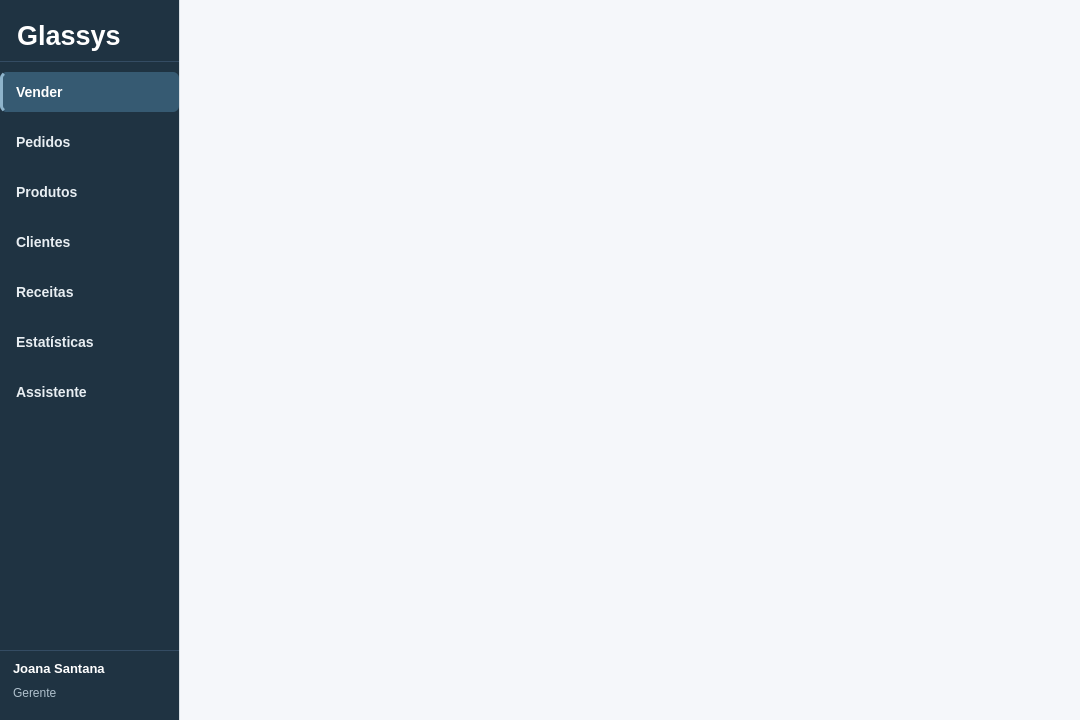
<?xml version="1.0" encoding="UTF-8"?>
<ui version="4.0">
 <class>MainWindow</class>
 <widget class="QMainWindow" name="MainWindow">
  <property name="geometry">
   <rect>
    <x>0</x>
    <y>0</y>
    <width>1080</width>
    <height>720</height>
   </rect>
  </property>
  <property name="windowTitle">
   <string>MainWindow</string>
  </property>
  <widget class="QWidget" name="centralwidget">
   <property name="styleSheet">
    <string notr="true">/* =========================================================
   GLASSYS
   LIGHT THEME
   PySide6 / Qt Widgets
   ========================================================= */


/* =========================================================
   1. ESTILO GERAL
   ========================================================= */

QMainWindow, QStackedWidget {
    background-color: #F5F7FA;
}

QWidget {
    font-family: &quot;Segoe UI&quot;;
    color: #1F2937;
}

QMessageBox{
	background-color: #F5F7FA;
	color: black;
}


/* =========================================================
   2. SIDEBAR
   ========================================================= */

QFrame#sidebarFrame {
    background-color: #1F3342;
    border: none;
    border-right: 1px solid #D9E0E5;
}


/* ---------- Logo ---------- */

QLabel#logoLabel {
    color: #FFFFFF;

    font-size: 27px;
    font-weight: 700;

    background-color: transparent;
    border: none;

    padding-left: 10px;
}


/* ---------- Divisórias ---------- */

QFrame#upperSidebarLine,
QFrame#bottomSidebarLine {
    background-color: #385061;
    color: #385061;

    border: none;

    max-height: 1px;
}


/* ---------- Botões da Sidebar ---------- */

QPushButton#sellButton,
QPushButton#ordersButton,
QPushButton#productsButton,
QPushButton#customersButton,
QPushButton#prescriptionsButton,
QPushButton#statisticsButton,
QPushButton#assistantButton {

    background-color: transparent;

    color: #E8EEF2;

    border: none;
    border-radius: 6px;

    text-align: left;

    padding-left: 16px;
    padding-top: 9px;
    padding-bottom: 9px;

    font-size: 14px;
    font-weight: 500;
}


/* Hover */

QPushButton#sellButton:hover,
QPushButton#ordersButton:hover,
QPushButton#productsButton:hover,
QPushButton#customersButton:hover,
QPushButton#prescriptionsButton:hover,
QPushButton#statisticsButton:hover,
QPushButton#assistantButton:hover {

    background-color: #2B4659;

    color: #FFFFFF;
}


/* Selecionado */

QPushButton#sellButton:checked,
QPushButton#ordersButton:checked,
QPushButton#productsButton:checked,
QPushButton#customersButton:checked,
QPushButton#prescriptionsButton:checked,
QPushButton#statisticsButton:checked,
QPushButton#assistantButton:checked {

    background-color: #365A72;

    color: #FFFFFF;

    font-weight: 600;

    border-left: 3px solid #8EB4CC;

    padding-left: 13px;
}


/* ---------- Usuário ---------- */

QLabel#userNameLabel {
    color: #FFFFFF;

    font-size: 13px;
    font-weight: 600;

    background-color: transparent;
    border: none;

    padding-left: 10px;
}


QLabel#userRoleLabel {
    color: #AFC0CC;

    font-size: 12px;
    font-weight: 400;

    background-color: transparent;
    border: none;

    padding-left: 10px;
}

</string>
   </property>
   <layout class="QHBoxLayout" name="horizontalLayout_2">
    <property name="spacing">
     <number>0</number>
    </property>
    <property name="leftMargin">
     <number>0</number>
    </property>
    <property name="topMargin">
     <number>0</number>
    </property>
    <property name="rightMargin">
     <number>0</number>
    </property>
    <property name="bottomMargin">
     <number>0</number>
    </property>
    <item>
     <layout class="QHBoxLayout" name="centralLayout">
      <property name="spacing">
       <number>0</number>
      </property>
      <property name="sizeConstraint">
       <enum>QLayout::SizeConstraint::SetDefaultConstraint</enum>
      </property>
      <item>
       <widget class="QFrame" name="sidebarFrame">
        <property name="sizePolicy">
         <sizepolicy hsizetype="Fixed" vsizetype="Preferred">
          <horstretch>0</horstretch>
          <verstretch>0</verstretch>
         </sizepolicy>
        </property>
        <property name="minimumSize">
         <size>
          <width>180</width>
          <height>0</height>
         </size>
        </property>
        <property name="maximumSize">
         <size>
          <width>220</width>
          <height>16777215</height>
         </size>
        </property>
        <property name="styleSheet">
         <string notr="true"/>
        </property>
        <property name="frameShape">
         <enum>QFrame::Shape::StyledPanel</enum>
        </property>
        <property name="frameShadow">
         <enum>QFrame::Shadow::Raised</enum>
        </property>
        <layout class="QVBoxLayout" name="verticalLayout_2">
         <property name="leftMargin">
          <number>0</number>
         </property>
         <property name="topMargin">
          <number>0</number>
         </property>
         <property name="rightMargin">
          <number>0</number>
         </property>
         <property name="bottomMargin">
          <number>0</number>
         </property>
         <item>
          <layout class="QVBoxLayout" name="sidebarlLayout">
           <property name="spacing">
            <number>10</number>
           </property>
           <property name="leftMargin">
            <number>0</number>
           </property>
           <property name="topMargin">
            <number>20</number>
           </property>
           <property name="rightMargin">
            <number>0</number>
           </property>
           <property name="bottomMargin">
            <number>20</number>
           </property>
           <item>
            <widget class="QLabel" name="logoLabel">
             <property name="sizePolicy">
              <sizepolicy hsizetype="Preferred" vsizetype="Preferred">
               <horstretch>0</horstretch>
               <verstretch>0</verstretch>
              </sizepolicy>
             </property>
             <property name="font">
              <font>
               <family>Segoe UI</family>
               <pointsize>-1</pointsize>
               <bold>true</bold>
              </font>
             </property>
             <property name="text">
              <string>Glassys</string>
             </property>
             <property name="alignment">
              <set>Qt::AlignmentFlag::AlignLeading|Qt::AlignmentFlag::AlignLeft|Qt::AlignmentFlag::AlignVCenter</set>
             </property>
             <property name="margin">
              <number>0</number>
             </property>
            </widget>
           </item>
           <item>
            <widget class="Line" name="upperSidebarLine">
             <property name="styleSheet">
              <string notr="true">background-color: #344C63;</string>
             </property>
             <property name="orientation">
              <enum>Qt::Orientation::Horizontal</enum>
             </property>
            </widget>
           </item>
           <item>
            <widget class="QPushButton" name="sellButton">
             <property name="minimumSize">
              <size>
               <width>0</width>
               <height>40</height>
              </size>
             </property>
             <property name="font">
              <font>
               <family>Segoe UI</family>
               <pointsize>-1</pointsize>
               <fontweight>Medium</fontweight>
              </font>
             </property>
             <property name="styleSheet">
              <string notr="true"/>
             </property>
             <property name="text">
              <string>Vender</string>
             </property>
             <property name="checkable">
              <bool>true</bool>
             </property>
             <property name="checked">
              <bool>true</bool>
             </property>
            </widget>
           </item>
           <item>
            <widget class="QPushButton" name="ordersButton">
             <property name="minimumSize">
              <size>
               <width>0</width>
               <height>40</height>
              </size>
             </property>
             <property name="font">
              <font>
               <family>Segoe UI</family>
               <pointsize>-1</pointsize>
               <fontweight>Medium</fontweight>
              </font>
             </property>
             <property name="text">
              <string>Pedidos</string>
             </property>
             <property name="checkable">
              <bool>true</bool>
             </property>
            </widget>
           </item>
           <item>
            <widget class="QPushButton" name="productsButton">
             <property name="minimumSize">
              <size>
               <width>0</width>
               <height>40</height>
              </size>
             </property>
             <property name="font">
              <font>
               <family>Segoe UI</family>
               <pointsize>-1</pointsize>
               <fontweight>Medium</fontweight>
              </font>
             </property>
             <property name="text">
              <string>Produtos</string>
             </property>
             <property name="checkable">
              <bool>true</bool>
             </property>
            </widget>
           </item>
           <item>
            <widget class="QPushButton" name="customersButton">
             <property name="minimumSize">
              <size>
               <width>0</width>
               <height>40</height>
              </size>
             </property>
             <property name="font">
              <font>
               <family>Segoe UI</family>
               <pointsize>-1</pointsize>
               <fontweight>Medium</fontweight>
              </font>
             </property>
             <property name="text">
              <string>Clientes</string>
             </property>
             <property name="checkable">
              <bool>true</bool>
             </property>
            </widget>
           </item>
           <item>
            <widget class="QPushButton" name="prescriptionsButton">
             <property name="minimumSize">
              <size>
               <width>0</width>
               <height>40</height>
              </size>
             </property>
             <property name="font">
              <font>
               <family>Segoe UI</family>
               <pointsize>-1</pointsize>
               <fontweight>Medium</fontweight>
              </font>
             </property>
             <property name="text">
              <string>Receitas</string>
             </property>
             <property name="checkable">
              <bool>true</bool>
             </property>
            </widget>
           </item>
           <item>
            <widget class="QPushButton" name="statisticsButton">
             <property name="minimumSize">
              <size>
               <width>0</width>
               <height>40</height>
              </size>
             </property>
             <property name="font">
              <font>
               <family>Segoe UI</family>
               <pointsize>-1</pointsize>
               <fontweight>Medium</fontweight>
              </font>
             </property>
             <property name="text">
              <string>Estatísticas</string>
             </property>
             <property name="checkable">
              <bool>true</bool>
             </property>
            </widget>
           </item>
           <item>
            <widget class="QPushButton" name="assistantButton">
             <property name="minimumSize">
              <size>
               <width>0</width>
               <height>40</height>
              </size>
             </property>
             <property name="font">
              <font>
               <family>Segoe UI</family>
               <pointsize>-1</pointsize>
               <fontweight>Medium</fontweight>
              </font>
             </property>
             <property name="text">
              <string>Assistente</string>
             </property>
             <property name="checkable">
              <bool>true</bool>
             </property>
            </widget>
           </item>
           <item>
            <spacer name="verticalSpacer">
             <property name="orientation">
              <enum>Qt::Orientation::Vertical</enum>
             </property>
             <property name="sizeHint" stdset="0">
              <size>
               <width>20</width>
               <height>40</height>
              </size>
             </property>
            </spacer>
           </item>
           <item>
            <widget class="Line" name="bottomSidebarLine">
             <property name="styleSheet">
              <string notr="true">background-color: #344C63;</string>
             </property>
             <property name="orientation">
              <enum>Qt::Orientation::Horizontal</enum>
             </property>
            </widget>
           </item>
           <item>
            <widget class="QLabel" name="userNameLabel">
             <property name="font">
              <font>
               <family>Segoe UI</family>
               <pointsize>-1</pointsize>
               <fontweight>DemiBold</fontweight>
              </font>
             </property>
             <property name="text">
              <string>Joana Santana</string>
             </property>
            </widget>
           </item>
           <item>
            <widget class="QLabel" name="userRoleLabel">
             <property name="font">
              <font>
               <family>Segoe UI</family>
               <pointsize>-1</pointsize>
               <bold>false</bold>
              </font>
             </property>
             <property name="text">
              <string>Gerente</string>
             </property>
            </widget>
           </item>
          </layout>
         </item>
        </layout>
       </widget>
      </item>
      <item>
       <widget class="QStackedWidget" name="pagesStackedWidget">
        <widget class="QWidget" name="salePage">
         <layout class="QHBoxLayout" name="horizontalLayout_8">
          <property name="leftMargin">
           <number>0</number>
          </property>
          <property name="topMargin">
           <number>0</number>
          </property>
          <property name="rightMargin">
           <number>0</number>
          </property>
          <property name="bottomMargin">
           <number>0</number>
          </property>
         </layout>
        </widget>
        <widget class="QWidget" name="ordersPage"/>
       </widget>
      </item>
     </layout>
    </item>
   </layout>
  </widget>
 </widget>
 <resources/>
 <connections/>
</ui>
